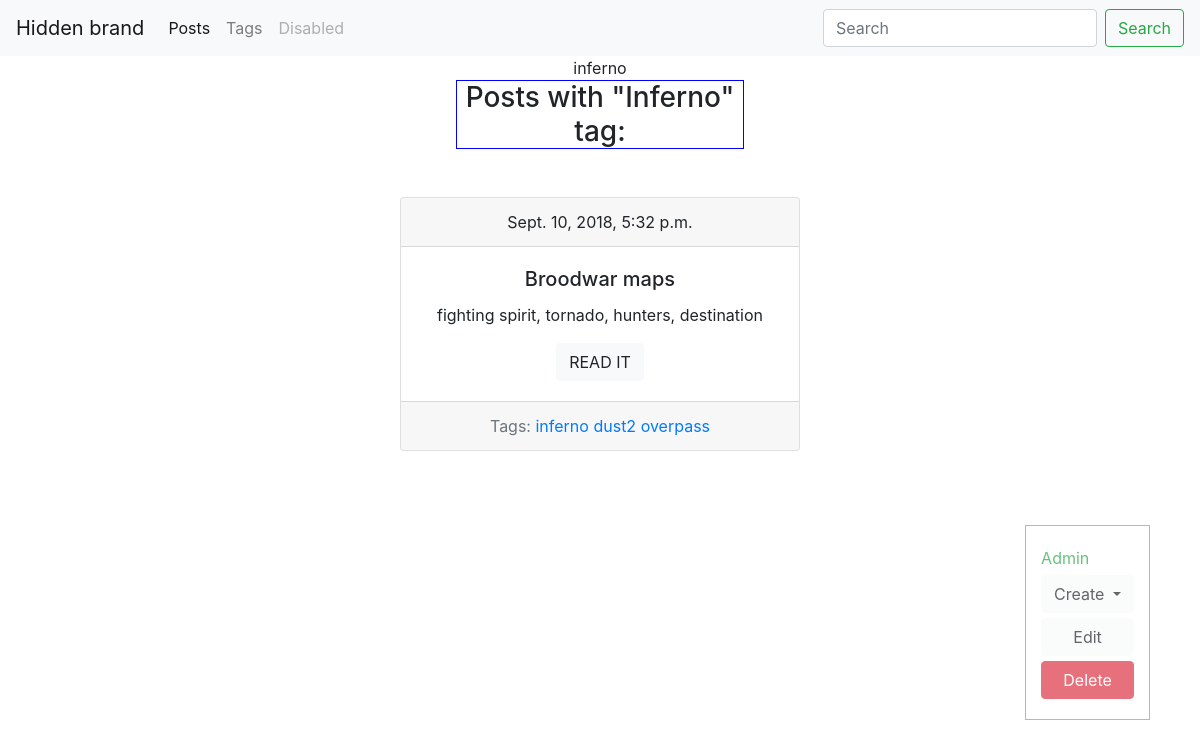
The page /blog/tag/inferno on the database as committed earlier.
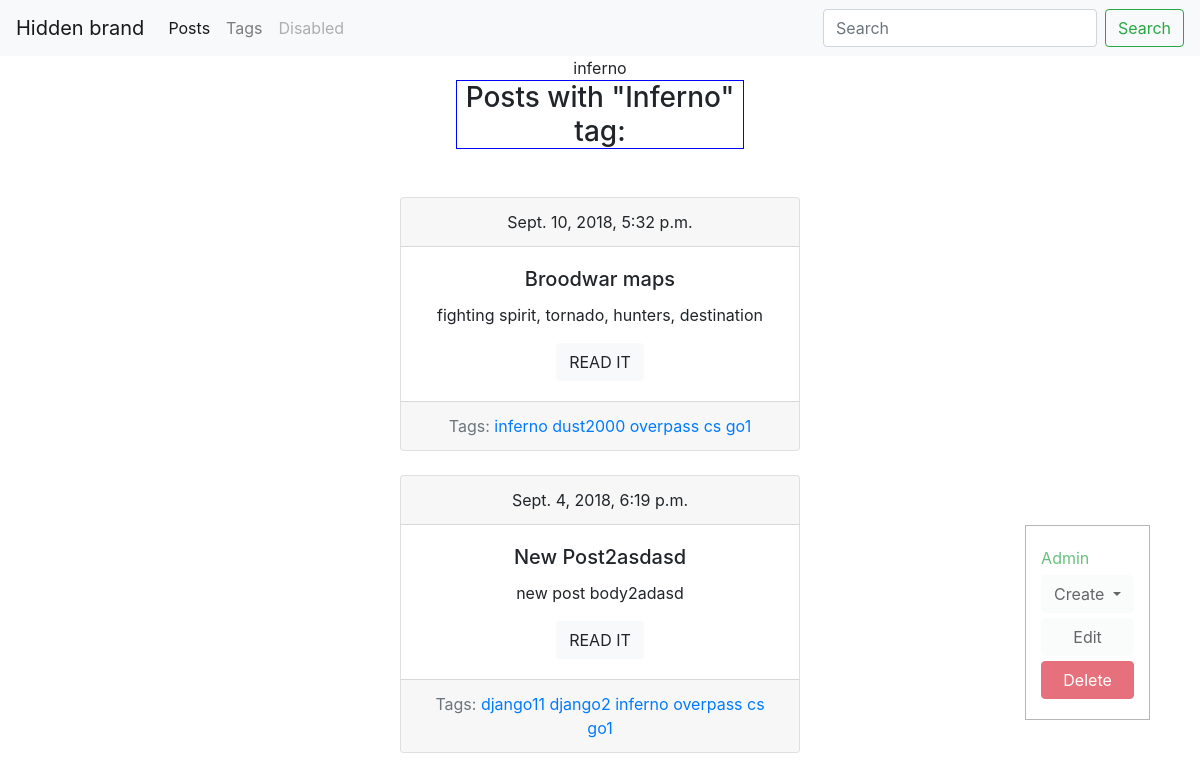
The same page on the database as committed later.
### blog/models.py (models this page shows, shortened)
class Post(models.Model):
    title = models.CharField(max_length=150, db_index=True)
    slug = models.SlugField(max_length=150, blank=True, unique=True)
    body = models.TextField(blank=True, db_index=True)
    tags = models.ManyToManyField('Tag', blank=True, related_name='posts')
    date_pub = models.DateTimeField(auto_now_add=True)
    def get_absolute_url(self):
        return reverse('post_details_url', kwargs={'slug': self.slug})

class Tag(models.Model):
    title = models.CharField(max_length=50)
    slug = models.SlugField(max_length=50, unique=True)
    def get_absolute_url(self):
        return reverse('tag_detail_url', kwargs={'slug': self.slug})
    def get_update_url(self):
        return reverse('tag_update_url', kwargs={'slug': self.slug})
    def get_delete_url(self):
        return reverse('tag_delete_url', kwargs={'slug': self.slug})

### blog/views.py (the view)
# urls.py: path('tag/<str:slug>', TagDetail.as_view(), name='tag_detail_url'),
class TagDetail(ObjectDetailMixin, View):
    model = Tag
    template = 'blog/tag_detail.html'

### blog/utils.py (called while the page is built)
    def get(self, request, slug):
        obj = get_object_or_404(self.model, slug__iexact=slug)
        return render(request, self.template,
                      context={self.model.__name__.lower(): obj, 'admin_object': obj, 'detail': True})

### blog/templates/blog/tag_detail.html
{% extends 'blog/base_blog.html' %}
{% block title  %}
{{  tag.title   }} {{ block.super }}
{% endblock%}
{% block content  %}
    <h3 class="mb-5" style="width: 18rem; text-align:center; border: 1px solid blue; margin: auto;"> Posts with "{{ tag.title| title }}" tag: </h3>
    {% for post  in tag.posts.all    %}
    {% include 'blog/includes/post_card_template.html'  %}
{% endfor %}
{% endblock%}

### blog/templates/blog/includes/post_card_template.html
<div class="card mb-4" >
    <div class="card-header">
        <p1>{{post.date_pub}}</p1>
    </div>
    <div class="card-body">
        <h5 class="card-title">{{post.title}}</h5>
        <p class="card-text">{{post.body|truncatewords:15}}</p>
        <a href="{{ post.get_absolute_url }}" class="btn btn-light">READ IT</a>
    </div>
    <div class="card-footer text-muted">
        Tags:
        {% for tag in post.tags.all %}
        <a href="{{ tag.get_absolute_url}}">{{tag.title}}</a>
        {% endfor %}
    </div>
</div>

Rows that differ between the two databases and show on the page:
changed Tag: title "dust2" → "dust2000"
changed Tag: title "overpass" → "overpass cs go1"
now on this page (row edited): Post: date_pub "Sept. 4, 2018, 6:19 p.m.", title "New Post2asdasd", body "new post body2adasd", Tag (title "inferno"), Tag (title "overpass cs go1")
now on this page (row edited): Tag: title "django11", shown under "Sept. 4, 2018, 6:19 p.m."
now on this page (row unchanged): Tag: title "django2", shown under "Sept. 4, 2018, 6:19 p.m."
